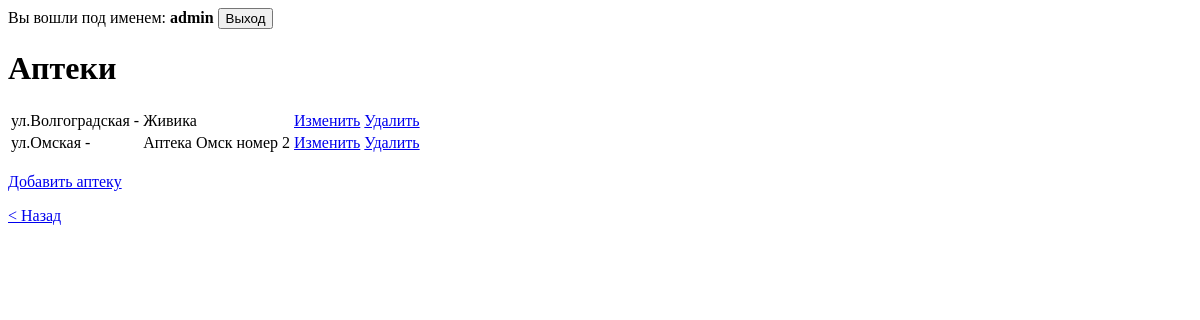
/pharmacies/ (signed in), run on an earlier commit of the app's database.
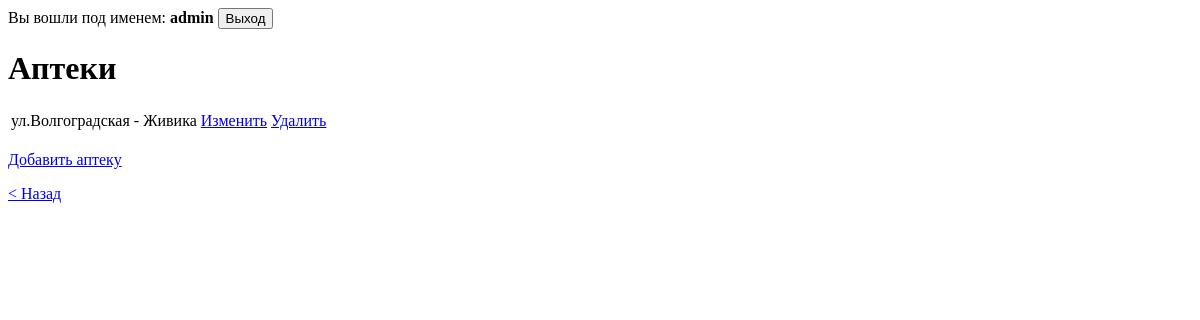
And on a later commit of the database.
### mainapp/models.py (models this page shows, shortened)
class Pharmacy(models.Model):
    name = models.CharField(max_length=50)
    street = models.ForeignKey(Street, on_delete=models.SET_NULL, null=True)
    cures = models.ManyToManyField(Cure,through='Place')

class Street(models.Model):
    name = models.CharField(max_length=50)
    city = models.ForeignKey(City, on_delete=models.SET_NULL, null=True)
    def __str__(self):
        return self.name

### mainapp/views.py (the view)
# urls.py: path("pharmacies/", views.pharmacy,name='pharmacies'),
def pharmacy(request):
    template = loader.get_template('pharmacy.html')
    context = {
        'pharmacies' : Pharmacy.objects.all(),
        'title': 'Список аптек',
        'power_user': request.user.groups.filter(name='admin').exists()
    }
    return HttpResponse(template.render(context, request))

### mainapp/templates/pharmacy.html
{% extends 'base.html' %}
{% block page_title %}
    <h1> Аптеки </h1>
{% endblock %}
{% block page_content %}
    <table>
        {% for p in pharmacies %}
            <tr>
                <td>ул.{{p.street}} - </td>
                <td>{{p.name}}</td>
                {% if request.user.is_authenticated %}
                    <td><a href="{% url 'edit_pharmacy' p.id %}"> Изменить </a></td>
                    {% if power_user %}
                        <td><a href="{% url 'del_pharmacy' p.id %}"> Удалить </a></td>
                    {% endif %}
                {% endif %}
            </tr>
        {% endfor %}
    </table>
    <br>
    {% if request.user.is_authenticated %}
        {% if power_user %}
            <a href="{% url 'new_pharmacy' %}"> Добавить аптеку </a>
        {% endif %}
    {% endif %}
<p><a href="{% url 'index' %}"> < Назад </a> </p>
{% endblock %}

What changed in the data, as far as the page shows it:
removed Pharmacy: street "Омская", name "Аптека Омск номер 2"
